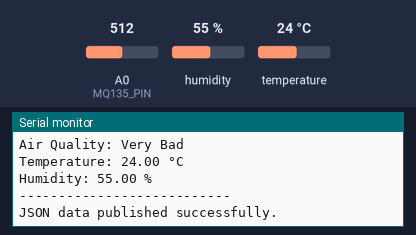
Bench run of a sketch on a simulated ESP8266 (NodeMCU). Parts: the last lines printed to the serial monitor. Inputs (shaded band) come from the test bench; at power-on: A0 (MQ135_PIN) = 512, humidity 55 %, temperature 24 °C. WiFi joins after 1.5 s; servers stay silent unless stated; no MQTT or app messages arrive unless stated.

Above: at 2.7 s.
2.8 s: A0 (MQ135_PIN) set to 340
13.1 s: A0 (MQ135_PIN) set to 122
23.1 s: A0 (MQ135_PIN) set to 0
At 32.6 s:
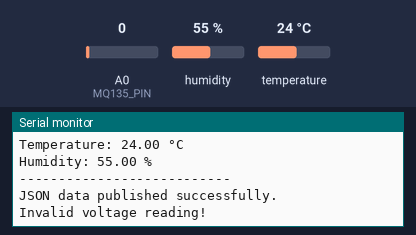
35.2 s: A0 (MQ135_PIN) set to 1010
At 37.0 s:
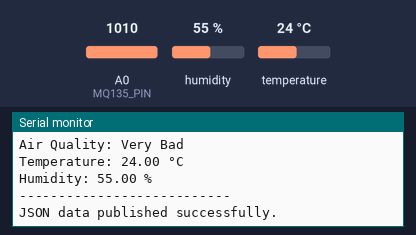
47.3 s: humidity set to 22 %
At 56.9 s:
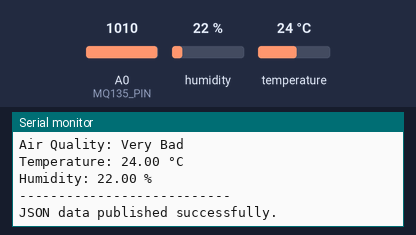
57.3 s: temperature set to 12 °C
Timing chart, 0 to 60.3 s (numbered marks = the images above; inputs shaded):
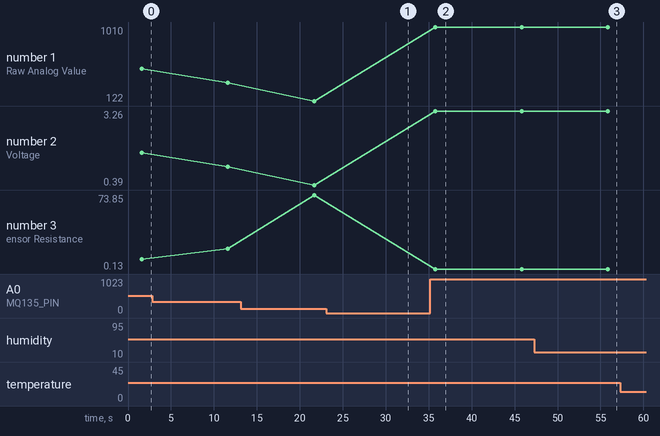

Measured:
- after the input at 23.1 s, the serial monitor: prints a new line after 8.6 s (image 1)
- after the input at 35.2 s, the serial monitor: prints a new line after 0.58 s (image 2)
- after the input at 47.3 s, the serial monitor: prints a new line after 8.6 s (image 3)
- plotted number 1: 512 → 340 after the input at 2.8 s, 340 → 122 after the input at 13.1 s, 122 → 1010 after the input at 35.2 s
- plotted number 2: 1.65 → 1.1 after the input at 2.8 s, 1.1 → 0.39 after the input at 13.1 s, 0.39 → 3.26 after the input at 35.2 s
- plotted number 3: 9.98 → 20.09 after the input at 2.8 s, 20.09 → 73.85 after the input at 13.1 s, 73.85 → 0.13 after the input at 35.2 s

The sketch:

FactoryVitals.ino
```cpp
#include <Arduino.h>
#include <DHT.h>
#include <ESP8266WiFi.h>
#include <PubSubClient.h>

// WiFi & MQTT Settings
const char* ssid = "";
const char* password = "";
const char* mqtt_server = "Enter your own mqtt broker";
const char* mqtt_username = "";
const char* mqtt_password = "";

WiFiClient espClient;
PubSubClient client(espClient);

// Pin Definitions
#define MQ135_PIN A0      // MQ135 connected to ADC0 (A0)
#define DHT_PIN 2         // DHT11 connected to GPIO2 (D4)
#define DHT_TYPE DHT11

// MQ-135 Constants
const float RL = 10.0;           // Load resistance in kΩ
const float Ro = 76.63;          // Sensor resistance in fresh air (calibrated)
const int ADC_MAX = 1023;        // ADC resolution
const float ADC_REF_VOLTAGE = 3.3; // ADC reference voltage

// DHT11 Sensor Object
DHT dht(DHT_PIN, DHT_TYPE);

void setup_wifi() {
  WiFi.mode(WIFI_STA);
  delay(10);
  Serial.println();
  Serial.print("Connecting to ");
  Serial.println(ssid);

  WiFi.begin(ssid, password);

  while (WiFi.status() != WL_CONNECTED) {
    delay(500);
    Serial.print(".");
  }

  Serial.println();
  Serial.print("WiFi connected with IP: ");
  Serial.println(WiFi.localIP());
}

void reconnect() {
  // Loop until we're reconnected
  while (!client.connected()) {
    Serial.print("Attempting MQTT connection...");
    // Attempt to connect (client ID can be adjusted)
    if (client.connect("FactoryVitalsClient",mqtt_username,mqtt_password)) {
      Serial.println("connected");
    } else {
      Serial.print("failed, rc=");
      Serial.print(client.state());
      Serial.println(" retrying in 5 seconds");
      delay(5000);
    }
  }
}

void setup() {
  Serial.begin(115200);
  dht.begin();

  setup_wifi();
  client.setServer(mqtt_server, 1883);
}

void loop() {
  if (!client.connected()) {
    reconnect();
  }
  client.loop();

  // Read Temperature & Humidity first for compensation
  float temperature = dht.readTemperature();
  float humidity = dht.readHumidity();

  if (isnan(temperature) || isnan(humidity)) {
    Serial.println("Failed to read from DHT sensor!");
    delay(2000);
    return;
  }

  // Read MQ-135 Sensor Data
  int rawValue = analogRead(MQ135_PIN);
  float voltage = (rawValue / (float)ADC_MAX) * ADC_REF_VOLTAGE;

  if (voltage <= 0) {
    Serial.println("Invalid voltage reading!");
    delay(2000);
    return;
  }

  // Sensor resistance calculation
  float resistance = ((ADC_REF_VOLTAGE - voltage) / voltage) * RL;
  if (resistance <= 0) {
    Serial.println("Invalid resistance calculation!");
    delay(2000);
    return;
  }

  // Normalize Rs/Ro
  float ratio = resistance / Ro;

  // Temperature compensation: use 25 °C as reference
  float tempRef = 25.0;
  float tempFactor = tempRef / temperature; // if temperature > 25, factor < 1

  // Gas concentration calculations using MQ-135 gas curves with compensation
  float ammonia_ppm = 15 * pow(ratio, -1.5) * tempFactor;    // Ammonia (NH3)
  float alcohol_ppm = 12 * pow(ratio, -1.5) * tempFactor;      // Alcohol (C2H5OH)
  float benzene_ppm = 10 * pow(ratio, -1.6) * tempFactor;      // Benzene (C6H6)
  float co2_ppm = 116.602 * pow(ratio, -2.769) * tempFactor;   // CO2

  // Ensure CO2 does not drop below atmospheric levels (350 PPM)
  if (co2_ppm < 350) co2_ppm = 350;

  // AQI calculation remains unchanged.
  int aqi = 0;
  String airQuality = "Unknown";

  if (co2_ppm <= 450) {
    aqi = map(co2_ppm, 350, 450, 0, 50);
    airQuality = "Excellent";
  } else if (co2_ppm <= 1000) {
    aqi = map(co2_ppm, 451, 1000, 51, 100);
    airQuality = "Good";
  } else if (co2_ppm <= 2000) {
    aqi = map(co2_ppm, 1001, 2000, 101, 150);
    airQuality = "Moderate";
  } else if (co2_ppm <= 5000) {
    aqi = map(co2_ppm, 2001, 5000, 151, 200);
    airQuality = "Unhealthy";
  } else {
    aqi = 300;
    airQuality = "Very Bad";
  }

  // Print values locally
  Serial.println("----- Air Quality Data -----");
  Serial.print("Raw Analog Value: ");
  Serial.println(rawValue);
  Serial.print("Voltage: ");
  Serial.println(voltage, 2);
  Serial.print("Sensor Resistance: ");
  Serial.println(resistance, 2);
  Serial.print("CO2 PPM: ");
  Serial.println(co2_ppm, 2);
  Serial.print("Ammonia (NH3) PPM: ");
  Serial.println(ammonia_ppm, 2);
  Serial.print("Alcohol (C2H5OH) PPM: ");
  Serial.println(alcohol_ppm, 2);
  Serial.print("Benzene (C6H6) PPM: ");
  Serial.println(benzene_ppm, 2);
  Serial.print("AQI Score: ");
  Serial.println(aqi);
  Serial.print("Air Quality: ");
  Serial.println(airQuality);
  Serial.print("Temperature: ");
  Serial.print(temperature);
  Serial.println(" °C");
  Serial.print("Humidity: ");
  Serial.print(humidity);
  Serial.println(" %");
  Serial.println("---------------------------\n");


  // Create JSON payload
  String jsonPayload = "{";
  jsonPayload += "\"CO2_PPM\":";
  jsonPayload += String(co2_ppm, 2);
  jsonPayload += ",\"Ammonia_PPM\":";
  jsonPayload += String(ammonia_ppm, 2);
  jsonPayload += ",\"Alcohol_PPM\":";
  jsonPayload += String(alcohol_ppm, 2);
  jsonPayload += ",\"Benzene_PPM\":";
  jsonPayload += String(benzene_ppm, 2);
  jsonPayload += ",\"AQI_Score\":";
  jsonPayload += String(aqi);
  jsonPayload += ",\"Temperature\":";
  jsonPayload += String(temperature, 2);
  jsonPayload += ",\"Humidity\":";
  jsonPayload += String(humidity, 2);
  jsonPayload += "}";

  // Publish JSON payload to the topic "SAFET/factory/vitals"
  if(client.publish("SAFET/factory/vitals", jsonPayload.c_str())){
    Serial.println("JSON data published successfully.");
  } else {
    Serial.println("Failed to publish JSON data.");
  }

  delay(10000); // Wait for 2 seconds before next reading
}
```
